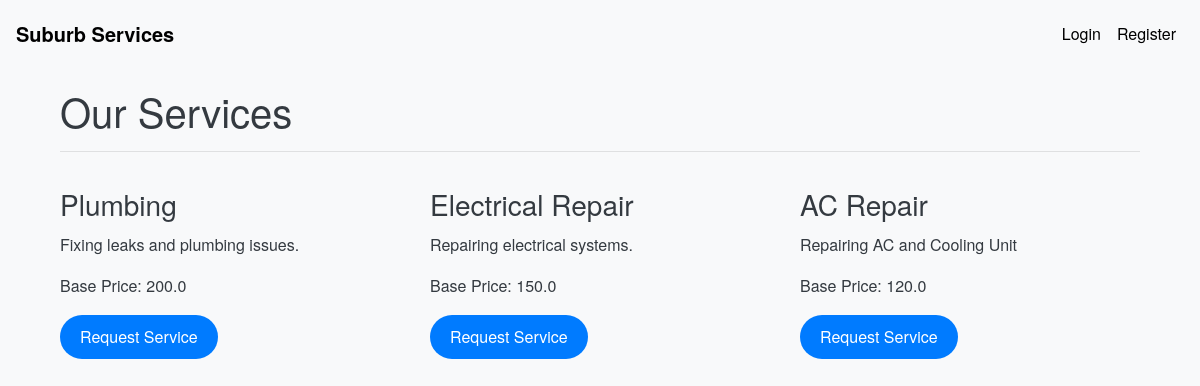
Page /services on the earlier database version.
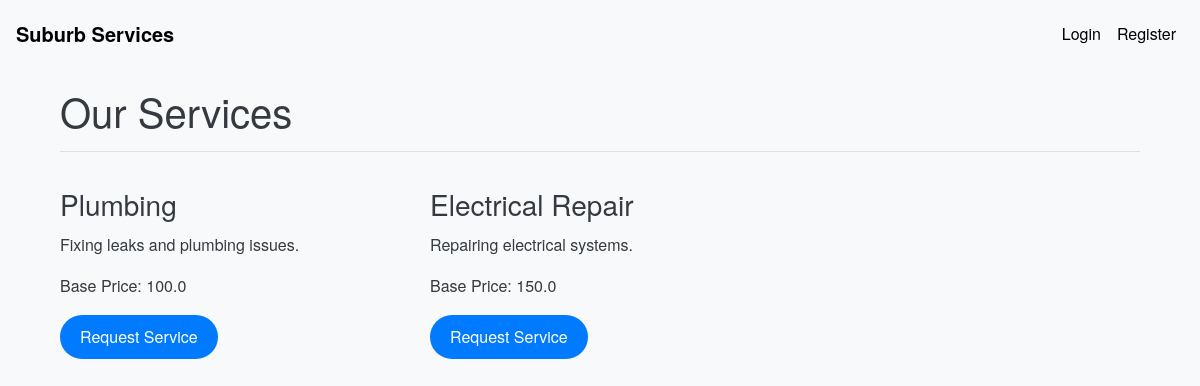
Same page on the later database version.
### models.py (models this page shows, shortened)
class Service(db.Model):
    __tablename__ = 'services'
    id = db.Column(db.Integer, nullable =False, primary_key=True)
    name = db.Column(db.String(100), nullable=False)
    base_price = db.Column(db.Float, nullable=False)
    time_required = db.Column(db.Integer, nullable=False)
    description = db.Column(db.Text)

### routes.py (the view)
@app.route('/services')
def services():
    services = Service.query.all()
    return render_template('services.html', services=services)

### templates/services.html
{% extends 'base.html' %}
{% block content %}
<div class="container mt-4">
    <h1>Our Services</h1>
    <hr>
    <div class="row">
        {% for service in services %}
        <div class="col-md-4">
            <h3>{{ service.name }}</h3>
            <p>{{ service.description }}</p>
            <p>Base Price: {{ service.base_price }}</p>
            <a href="{{ url_for('request_service', service_id=service.id) }}" class="btn btn-primary">Request Service</a>
        </div>
        {% endfor %}
    </div>
</div>
{% endblock %}

Differences in the rows shown:
removed Service: name "AC Repair", description "Repairing AC and Cooling Unit", base_price "120.0"
changed Service "Plumbing": base_price "200.0" → "100.0"
